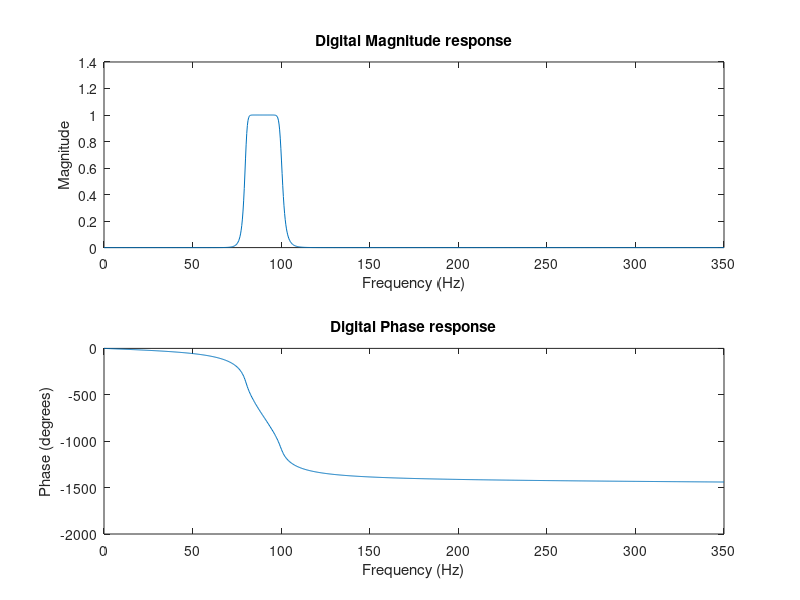

Here is the MATLAB script that generated this plot:

clc; clear all; close all;

fs = 700;        


[b,a] = butter(8, [80 100]/(fs/2), 'bandpass');  

f = linspace(0, fs/2, 1000).';    % frequency axis in Hz
[h,wout] = freqz(b,a,f,fs);    

figure;
subplot(2,1,1);
plot(wout, abs(h));
xlabel('Frequency (Hz)');
ylabel('Magnitude');
title('Digital Magnitude response');

subplot(2,1,2);
plot(wout, unwrap(angle(h))*180/pi);
xlabel('Frequency (Hz)');
ylabel('Phase (degrees)');
title('Digital Phase response');
